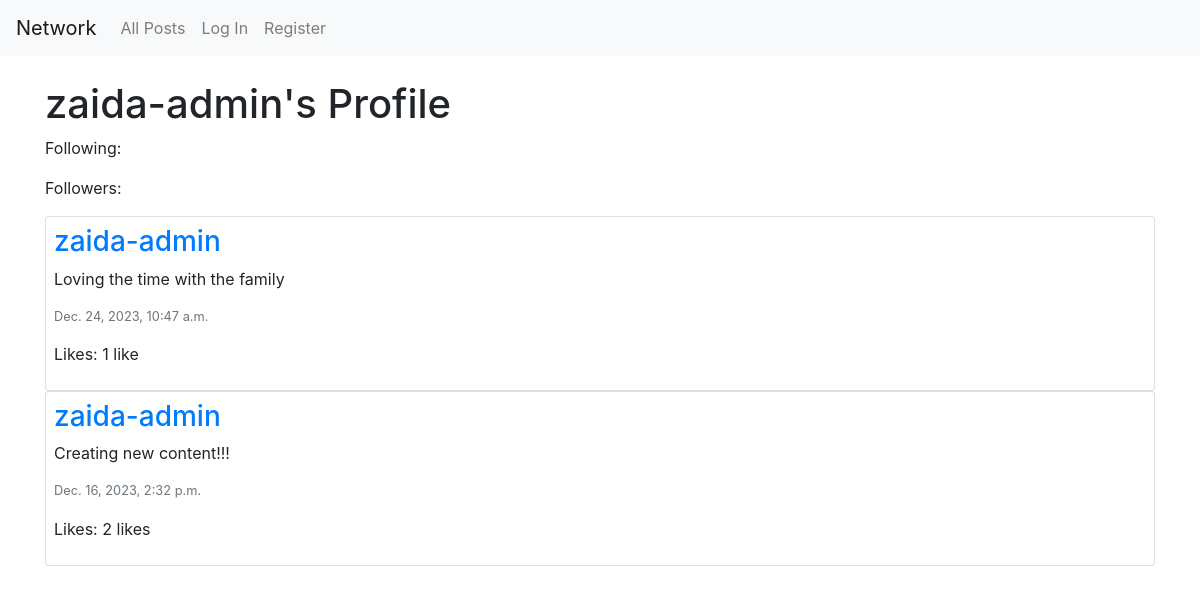
The page /profile/2 on the database its author committed.
### network/models.py (models this page shows, shortened)
class User(AbstractUser):
    followers= models.ManyToManyField("self", symmetrical=False, related_name='following', blank=True)

class Post(models.Model):
    user= models.ForeignKey("User", on_delete=models.CASCADE, related_name='posts')
    content = models.CharField(max_length=300)
    timestamp = models.DateTimeField(auto_now_add=True)
    like = models.IntegerField(default=0)

### network/views.py (the view)
# urls.py: path("profile/<int:user_id>", views.profile, name="profile"),
def profile(request, user_id):
    user = get_object_or_404(User, id=user_id)
    posts = Post.objects.filter(user = user).order_by('id').reverse()
    paginator = Paginator(posts, 10)
    page_number = request.GET.get('page')
    page_obj = paginator.get_page(page_number)
    return render(request, "network/profile.html", {
        'posts': posts,
        'page_obj': page_obj,
        'username': user.username,
        'profile_owner': user,
    })

### network/templates/network/profile.html (shortened to what this page needs)
{% extends "network/layout.html" %} {% load static %} {% block body %}
<div id="title">
  <h1 class="mt-4 mb-2">{{ username }}'s Profile</h1>
</div>
<div>
  <p id="followingCount">Following: {{ user.following.count }}</p>
  <p id="followersCount">Followers: {{ user.followers.count }}</p>
</div>
<div id="posts-view">
  <div id="all-posts">
    {% for post in page_obj %}
    <div class="card p-2">
      <h3>
        <a href="{% url 'profile' user_id=post.user.id%}">{{post.user}}</a>
      </h3>
      <p>{{ post.content }}</p>
      <p class="text-secondary lh-1 small">{{ post.timestamp }}</p>
      <p>
        <span class="like_count">Likes: {{ post.like }} </span>
        {% if post.like == 1 %} like {% else %} likes {% endif %}
      </p>
    </div>
    {% empty %}
    <h3>No posts available</h3>
    {% endfor %}
  </div>
</div>
{% endblock %}

### rows shown on the page
User: username "zaida-admin"
Post: user "zaida-admin", content "Loving the time with the family", timestamp "Dec. 24, 2023, 10:47 a.m.", like "1"
Post: user "zaida-admin", content "Creating new content!!!", timestamp "Dec. 16, 2023, 2:32 p.m.", like "2", shows "likes"
